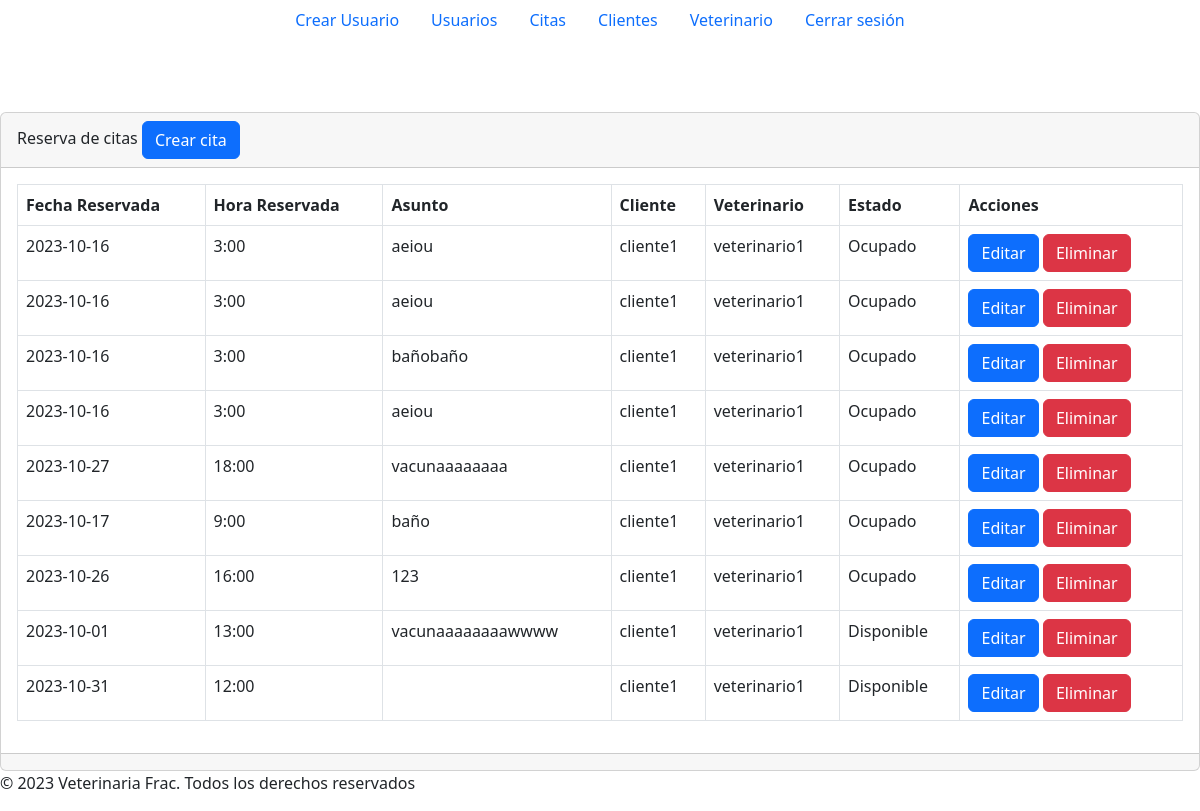
The app's page /secciones/reservas/index.php with its own data.
### tables this page shows
CREATE TABLE `reservadecitas` (
  `id` int(8) NOT NULL,
  `fechareserva` date NOT NULL,
  `hora` varchar(10) NOT NULL,
  `asunto` varchar(255) NOT NULL,
  `estado` tinyint(1) NOT NULL,
  `id_administrador` int(8) NOT NULL,
  `id_veterinario` int(8) NOT NULL,
  `id_cliente` int(8) DEFAULT NULL
);

### secciones/reservas/index.php (the view, shortened to what this page needs)
<?php
include("../../config/bd.php");
function getReservaciones($conn) {
    $sql = "SELECT id,fechareserva,hora,asunto,(SELECT nombre FROM persona WHERE id=(SELECT id_persona FROM cliente where id=id_cliente)) as clientes,(SELECT nombre FROM persona WHERE id=(SELECT id_persona FROM veterinario where id=id_veterinario)) as veterinario, (CASE WHEN estado = 1 THEN 'Disponible' ELSE 'Ocupado' END ) as estado1 FROM reservadecitas";
    $result = $conn->query($sql);
    if ($result->num_rows > 0) {
        return $result->fetch_all(MYSQLI_ASSOC);
    } else {
        return [];
    }
}
$reservations = getReservaciones($conn);
?>
<?php include("../../plantillas/header.php")?>
<br />
<br />
<br />
<div class="card">
    <div class="card-header">
        Reserva de citas
        <a href="./crear.php" class="btn btn-primary">Crear cita</a>
    </div>
    <div class="card-body">
        <div class="table-responsive-sm">
            <table class="table table-bordered">
            <tr>
                <th>Fecha Reservada</th>
                <th>Hora Reservada</th>
                <th>Asunto</th>
                <th>Cliente</th>
                <th>Veterinario</th>
                <th>Estado</th>
                <th>Acciones</th>
            </tr>
            <?php foreach ($reservations as $reservation) : ?>
                <tr>
                    <td><?php echo $reservation['fechareserva']; ?></td>
                    <td><?php echo $reservation['hora']; ?></td>
                    <td><?php echo $reservation['asunto']; ?></td>
                    <td><?php echo $reservation['clientes']; ?></td>
                    <td><?php echo $reservation['veterinario']; ?></td>
                    <td><?php echo $reservation['estado1']; ?></td>
                    <td>
                        <a href="editar.php?id=<?php echo $reservation['id']; ?>" class="btn btn-primary">Editar</a>
                        <a href="index.php?id=<?php echo $reservation['id']; ?>" class="btn btn-danger">Eliminar</a>
                    </td>
                    </tr>
            <?php endforeach; ?>
            </table>
        </div>
    </div>
    <div class="card-footer text-muted">
    </div>
</div>
<?php include("../../plantillas/footer.php")?>

### records on screen
reservadecitas: fechareserva "2023-10-16", hora "3:00", asunto "aeiou", clientes "cliente1", veterinario "veterinario1", estado1 "Ocupado"
reservadecitas: fechareserva "2023-10-16", hora "3:00", asunto "aeiou", clientes "cliente1", veterinario "veterinario1", estado1 "Ocupado"
reservadecitas: fechareserva "2023-10-16", hora "3:00", asunto "bañobaño", clientes "cliente1", veterinario "veterinario1", estado1 "Ocupado"
reservadecitas: fechareserva "2023-10-16", hora "3:00", asunto "aeiou", clientes "cliente1", veterinario "veterinario1", estado1 "Ocupado"
reservadecitas: fechareserva "2023-10-27", hora "18:00", asunto "vacunaaaaaaaa", clientes "cliente1", veterinario "veterinario1", estado1 "Ocupado"
reservadecitas: fechareserva "2023-10-17", hora "9:00", asunto "baño", clientes "cliente1", veterinario "veterinario1", estado1 "Ocupado"
reservadecitas: fechareserva "2023-10-26", hora "16:00", asunto "123", clientes "cliente1", veterinario "veterinario1", estado1 "Ocupado"
reservadecitas: fechareserva "2023-10-01", hora "13:00", asunto "vacunaaaaaaaawwww", clientes "cliente1", veterinario "veterinario1", estado1 "Disponible"
reservadecitas: fechareserva "2023-10-31", hora "12:00", clientes "cliente1", veterinario "veterinario1", estado1 "Disponible"
